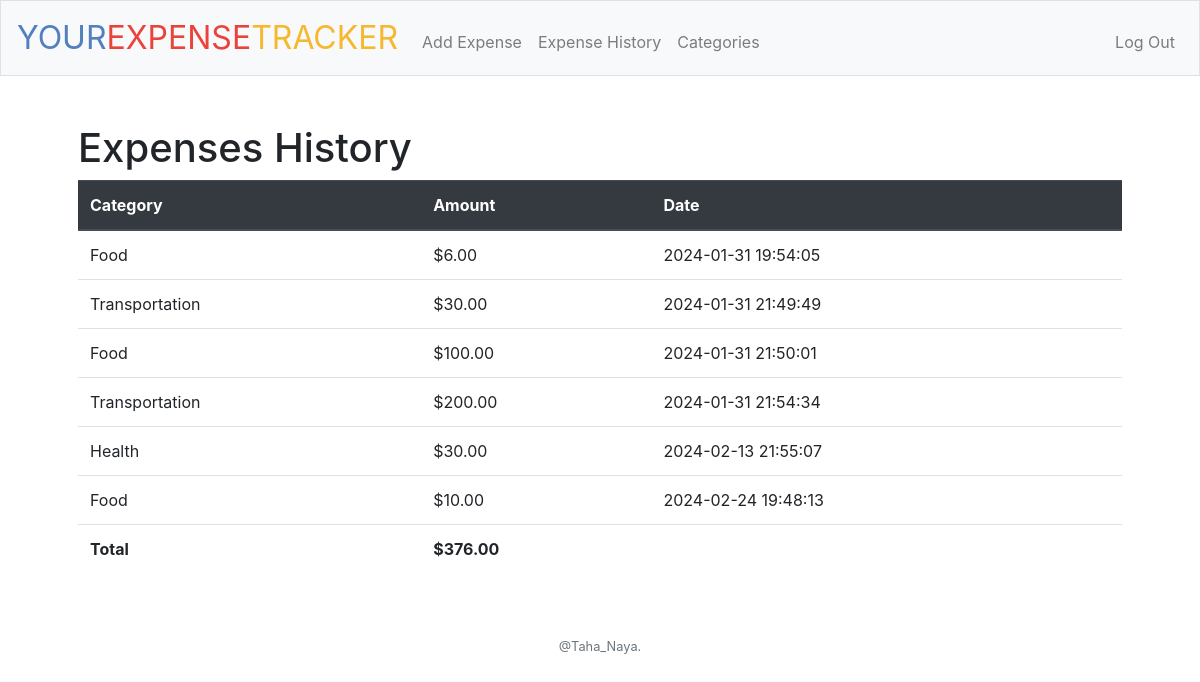
The page /expense_history (signed in) on the database its author committed.
### tables this page shows
CREATE TABLE expenses (
    id INTEGER PRIMARY KEY AUTOINCREMENT,
    user_id INTEGER NOT NULL,
    category TEXT NOT NULL,
    amount REAL NOT NULL,
    timestamp TIMESTAMP DEFAULT CURRENT_TIMESTAMP,
    FOREIGN KEY (user_id) REFERENCES users(id)
);

### app.py (the view)
@app.route("/expense_history")
@login_required
def expenses_history():
    user_id = session["user_id"]
    try:
        expenses = db.execute("SELECT * FROM expenses WHERE user_id = ?", user_id)
        total_amount = db.execute("SELECT SUM(amount) AS total FROM expenses WHERE user_id = ?", user_id)[0]["total"]
        return render_template("expense_history.html", expenses=expenses, total_amount=total_amount, usd=usd)
    except Exception as e:
        return apology(f"An error occurred: {str(e)}")

### app.py (called while the page is built)
@app.after_request
def after_request(response):
    response.headers["Cache-Control"] = "no-cache, no-store, must-revalidate"
    response.headers["Expires"] = 0
    response.headers["Pragma"] = "no-cache"
    return response

### helpers.py (called while the page is built)
def login_required(f):
    @wraps(f)
    def decorated_function(*args, **kwargs):
        if session.get("user_id") is None:
            return redirect("/login")
        return f(*args, **kwargs)
    return decorated_function

def usd(value):
    return f"${value:,.2f}"

### templates/expense_history.html (shortened to what this page needs)
{% extends "layout.html" %}
{% block main %}
    <h1>Expenses History</h1>
    {% if expenses %}
        <table class="table">
            <thead class="thead-dark">
                <tr>
                    <th>Category</th>
                    <th>Amount</th>
                    <th>Date</th>
                </tr>
            </thead>
            <tbody>
                {% for expense in expenses %}
                    <tr>
                        <td>{{ expense['category'] }}</td>
                        <td>{{ usd(expense['amount']) }}</td>
                        <td>{{ expense['timestamp'] }}</td>
                    </tr>
                {% endfor %}
                <tr>
                    <td><strong>Total</strong></td>
                    <td><strong>{{ usd(total_amount) }}</strong></td>
                    <td></td>
                </tr>
            </tbody>
        </table>
    {% else %}
        <p>No expenses recorded.</p>
    {% endif %}
{% endblock %}

### templates/layout.html (shortened to what this page needs)
<!DOCTYPE html>
<html lang="en">
<head>
    <link href="https://maxcdn.bootstrapcdn.com/bootstrap/4.5.2/css/bootstrap.min.css" rel="stylesheet">
    <link href="/static/styles.css" rel="stylesheet">
</head>
<body>
    <nav class="navbar navbar-expand-md navbar-light bg-light border">
        <a class="navbar-brand" href="/"><span class="blue">YOUR</span><span class="red">EXPENSE</span><span
                class="yellow">TRACKER</span></a>
        <div class="collapse navbar-collapse" id="navbar">
            {% if session.user_id %}
            <ul class="navbar-nav mr-auto mt-2">
                <li class="nav-item"><a class="nav-link" href="/add_expense">Add Expense</a></li>
                <li class="nav-item"><a class="nav-link" href="/expense_history">Expense History</a></li>
                <li class="nav-item"><a class="nav-link" href="/expense_categories">Categories</a></li>
            </ul>
            <ul class="navbar-nav ml-auto mt-2">
                <li class="nav-item"><a class="nav-link" href="/logout">Log Out</a></li>
            </ul>
            {% else %}
            <ul class="navbar-nav ml-auto mt-2">
                <li class="nav-item"><a class="nav-link" href="/register">Register</a></li>
                <li class="nav-item"><a class="nav-link" href="/login">Log In</a></li>
            </ul>
            {% endif %}
        </div>
    </nav>
    <main class="container p-5">
        {% block main %}{% endblock %}
    </main>
    <footer class="small text-center text-muted">
        @Taha_Naya</a>.
    </footer>
</body>
</html>

### static/styles.css (style rules this page uses)
nav .navbar-brand { font-size: xx-large; }
nav .navbar-brand .blue { color: #537fbe; }
nav .navbar-brand .red { color: #ea433b; }
nav .navbar-brand .yellow { color: #f5b82e; }

### rows shown on the page
expenses: category "Food", amount "$6.00", timestamp "2024-01-31 19:54:05"
expenses: category "Transportation", amount "$30.00", timestamp "2024-01-31 21:49:49"
expenses: category "Food", amount "$100.00", timestamp "2024-01-31 21:50:01"
expenses: category "Transportation", amount "$200.00", timestamp "2024-01-31 21:54:34"
expenses: category "Health", amount "$30.00", timestamp "2024-02-13 21:55:07"
expenses: category "Food", amount "$10.00", timestamp "2024-02-24 19:48:13"

### other values the page prints
{{ usd(total_amount) }} "$376.00"
